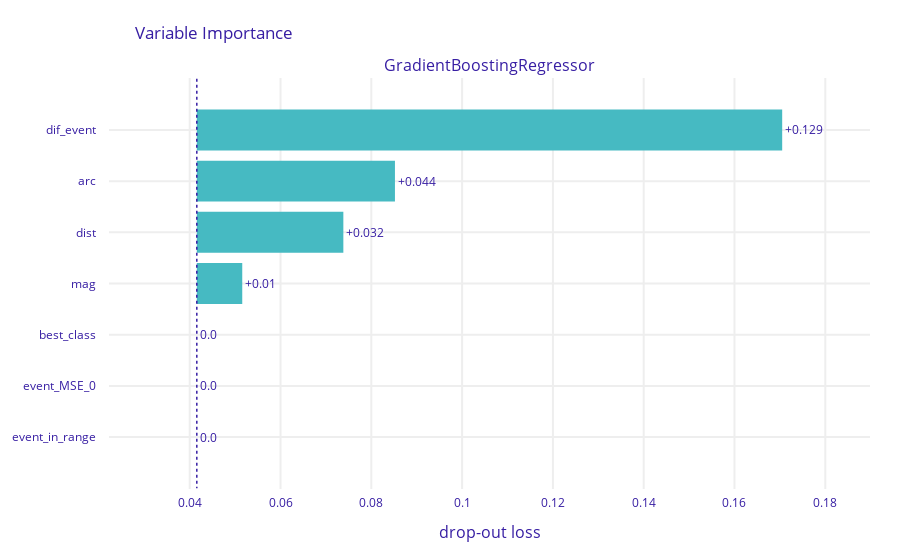

The cell this chart's notebook holds for it:
### Code cell
exp_reg = dx.Explainer(reg, X_reg, y_reg)
vi = exp_reg.model_parts()
vi.result
vi.plot(max_vars=10)

### Figure 1 — Plotly figure (JSON) as saved in the notebook; plotly's stock layout.template omitted (floating-point values rounded to 4 significant figures)
{"data": [{"base": 0.04156, "hoverinfo": "text", "hoverlabel": {"bgcolor": "rgba(0, 0, 0, 0.8)"}, "hovertext": ["Model: GradientBoostingRegressor loss after<br>variable: dif_event is permuted: 0.171<br>Drop-out loss change: +0.129", "Model: GradientBoostingRegressor loss after<br>variable: arc is permuted: 0.085<br>Drop-out loss change: +0.044", "Model: GradientBoostingRegressor loss after<br>variable: dist is permuted: 0.074<br>Drop-out loss change: +0.032", "Model: GradientBoostingRegressor loss after<br>variable: mag is permuted: 0.052<br>Drop-out loss change: +0.01", "Model: GradientBoostingRegressor loss after<br>variable: best_class is permuted: 0.042<br>Drop-out loss change: -0.0", "Model: GradientBoostingRegressor loss after<br>variable: event_MSE_0 is permuted: 0.042<br>Drop-out loss change: -0.0", "Model: GradientBoostingRegressor loss after<br>variable: event_in_range is permuted: 0.042<br>Drop-out loss change: -0.0"], "marker": {"color": "#46bac2"}, "orientation": "h", "showlegend": false, "text": ["+0.129", "+0.044", "+0.032", "+0.01", "0.0", "0.0", "0.0"], "textposition": "outside", "type": "bar", "uid": "d6caa83b-a806-49fd-882a-211844c27d63", "x": [0.1289, 0.04365, 0.03228, 0.01001, 0, 0, 0], "xaxis": "x", "y": ["dif_event", "arc", "dist", "mag", "best_class", "event_MSE_0", "event_in_range"], "yaxis": "y"}], "layout": {"annotations": [{"font": {"size": 16}, "showarrow": false, "text": "GradientBoostingRegressor", "x": 0.5, "xanchor": "center", "xref": "paper", "y": 1, "yanchor": "bottom", "yref": "paper"}, {"font": {"size": 16}, "showarrow": false, "text": "drop-out loss", "x": 0.5, "xanchor": "center", "xref": "paper", "y": 0, "yanchor": "top", "yref": "paper", "yshift": -30}], "autosize": true, "font": {"color": "#371ea3"}, "margin": {"b": 71, "r": 30, "t": 78}, "shapes": [{"line": {"color": "#371ea3", "dash": "dot", "width": 1.5}, "type": "line", "x0": 0.04156, "x1": 0.04156, "xref": "x", "y0": -1, "y1": 7, "yref": "y"}], "title": {"text": "Variable Importance", "x": 0.15}, "xaxis": {"anchor": "y", "automargin": true, "domain": [0, 1], "fixedrange": true, "gridwidth": 2, "range": [0.02222, 0.1898], "tickcolor": "white", "ticklen": 3, "ticks": "outside", "type": "linear", "zeroline": false}, "yaxis": {"anchor": "x", "automargin": true, "autorange": true, "domain": [0, 1], "fixedrange": true, "gridwidth": 2, "range": [7.029, -1.029], "tickcolor": "white", "ticklen": 10, "ticks": "outside", "type": "category"}}}
